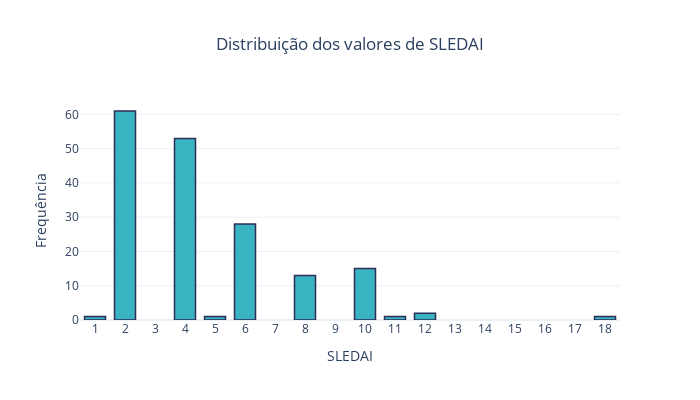

Source (notebook cell):
### Code cell
sledai_counts = patient_data.query("sledai > 0")['sledai'].value_counts().sort_index()

fig = go.Figure(
    data=[
        go.Bar(
            x=sledai_counts.index,
            y=sledai_counts.values,
            marker=dict(
                color="#39b3c2",
                line=dict(color='rgba(44,44,84,1)', width=1.5)
            ),
            width=0.7,
            hovertemplate='SLEDAI: %{x}<br>Frequência: %{y}<extra></extra>'
        )
    ]
)

fig.update_layout(
    title=dict(x=0.5, text='Distribuição dos valores de SLEDAI'),
    xaxis=dict(title='SLEDAI', dtick=1),
    yaxis_title='Frequência',
    template='plotly_white',
    bargap=0.15,
    width=700,
    height=400,
)

fig.show()

### Figure 1 — Plotly figure (JSON) as saved in the notebook; plotly's stock layout.template omitted (floating-point values rounded to 4 significant figures)
{"data": [{"hovertemplate": "SLEDAI: %{x}<br>Frequência: %{y}<extra></extra>", "marker": {"color": "#39b3c2", "line": {"color": "rgba(44,44,84,1)", "width": 1.5}}, "type": "bar", "width": 0.7, "x": [1, 2, 4, 5, 6, 8, 10, 11, 12, 18], "y": [1, 61, 53, 1, 28, 13, 15, 1, 2, 1]}], "layout": {"bargap": 0.15, "height": 400, "title": {"text": "Distribuição dos valores de SLEDAI", "x": 0.5}, "width": 700, "xaxis": {"dtick": 1, "title": {"text": "SLEDAI"}}, "yaxis": {"title": {"text": "Frequência"}}}}
